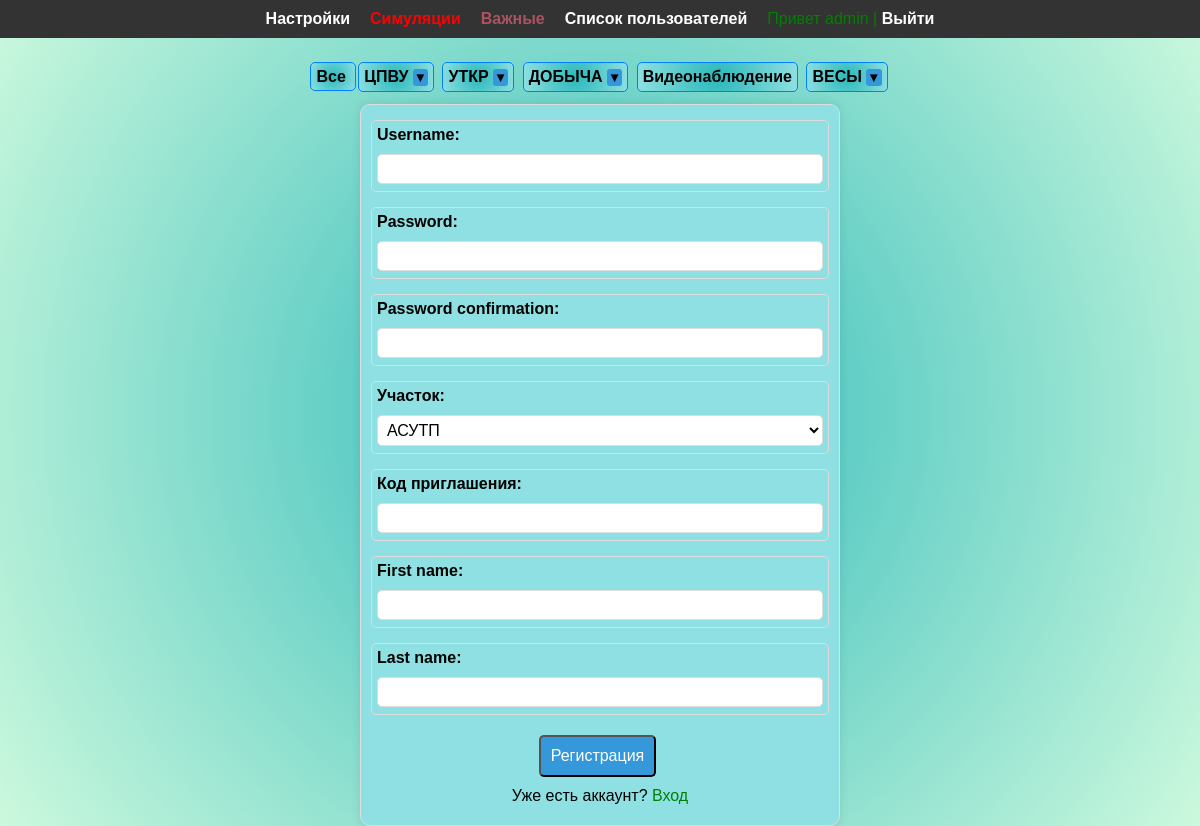
The page /register/ (signed in) on the database its author committed.
### Blog/models.py (models this page shows, shortened)
class Category(MPTTModel):
    objects = models.Manager()
    name = models.CharField(max_length=100, db_index=True, verbose_name="Категория")
    slug = models.SlugField(max_length=255, unique=True, db_index=True, verbose_name="Slug")
    parent = TreeForeignKey('self', on_delete=models.CASCADE, null=True, blank=True, related_name='children')
    level = models.PositiveIntegerField(default=0)  # Define the default value for the 'level' field
    lft = models.PositiveIntegerField(default=0)  # Определите значение по умолчанию для поля 'lft'
    rght = models.PositiveIntegerField(default=0)  # Определите значение по умолчанию для поля 'rght'
    class MPTTMeta:
        order_insertion_by = ['name']
    class Meta:
        verbose_name = 'Категория'
        verbose_name_plural = 'Категории'
        ordering = ['id']

### users/views.py (the view)
# urls.py: path('register/', user_views.register, name='register'),
def register(request):
    if request.method == 'POST':
        form = UserRegisterForm(request.POST)
        if form.is_valid():
            username = form.cleaned_data.get('username')
            city = form.cleaned_data.get('city')
            welcome_code = str(form.cleaned_data.get('welcome_code'))
            if User.objects.filter(username=username).exists():
                return render(request, 'users/register.html', {'form': form, 'error_message': 'Уже есть такой пользователь'})
            if welcome_code in VALID_ACTIVATION_CODES:
                pass
            else:
                print(welcome_code)
                return render(request, 'users/register.html', {'form': form, 'city_choices': CITY_CHOICES,
                                                               'error_message': 'Неверный код активации'})
            user = form.save()
            profile, created = Profile.objects.get_or_create(user=user)
            if created:
                profile.time_glybinie = '00:00'
                profile.city = city
                profile.save()
            login(request, user)
            messages.success(request, f'Ваш аккаунт создан.')
            return redirect('home')
    else:
        form = UserRegisterForm()
    return render(request, 'users/register.html', {'form': form, 'city_choices': CITY_CHOICES})

### users/forms.py (shortened to what this page needs)
class UserRegisterForm(UserCreationForm):
    city = forms.ChoiceField(choices=CITY_CHOICES, label='Участок')
    welcome_code = forms.IntegerField(required=True, label="Код приглашения")
    class Meta:
        model = User
        fields = ['username', 'password1', 'password2', 'city', 'welcome_code', 'first_name', 'last_name']

### Blog/context_processors.py (called while the page is built)
def unread_notifications(request):
    if request.user.is_authenticated:
        profile = Profile.objects.get(user=request.user)
        notifications = profile.notifications.split('\n') if profile.notifications else []
        has_unread_notifications = any("Пост" in notification for notification in notifications)
    else:
        has_unread_notifications = False
    return {'has_unread_notifications': has_unread_notifications}

### Blog/templatetags/blog_tags.py (called while the page is built)
@register.inclusion_tag('blog/list_categories.html')
def show_categories(sort=None):
    if not sort:
        top_categories = Category.objects.filter(parent__isnull=True)
    else:
        top_categories = Category.objects.filter(parent__isnull=True).order_by(sort)
    def get_child_categories(category):
        child_categories = category.children.all()
        for child_category in child_categories:
            child_category.child_categories = get_child_categories(child_category)
        return child_categories
    for category in top_categories:
        category.child_categories = get_child_categories(category)
    return {"cats": top_categories}

### users/templates/users/register.html (shortened to what this page needs)
{% extends "blog/base.html" %}
{% load custom_tags %}
{% block content %}
<div class="content-login">
    <form method="POST">
        <div class="form-field">
            <label class="form-label" for="{{ form.username.id_for_label }}">{{ form.username.label }}:</label>
            {{ form.username}}
        </div>
        <div class="form-field">
            <label class="form-label" for="{{ form.password1.id_for_label }}">{{ form.password1.label }}:</label>
            {{ form.password1 }}
        </div>
        <div class="form-field">
            <label class="form-label" for="{{ form.password2.id_for_label }}">{{ form.password2.label }}:</label>
            {{ form.password2 }}
        </div>
        <div class="form-field">
            <label class="form-label" for="{{ form.city.id_for_label }}">{{ form.city.label }}:</label>
            {{ form.city }}
        </div>
        <div class="form-field">
            <label class="form-label" for="{{ form.welcome_code_for_label }}">{{ form.welcome_code.label }}:</label>
            {{ form.welcome_code }}
        </div>
        <div class="form-field">
            <label class="form-label" for="{{ form.first_name_for_label }}">{{ form.first_name.label }}:</label>
            {{ form.first_name }}
        </div>
        <div class="form-field">
            <label class="form-label" for="{{ form.last_name_for_label }}">{{ form.last_name.label }}:</label>
            {{ form.last_name }}
        </div>
        <div class="form-group">
            <button class="button" type="submit">Регистрация</button>
        </div>
    </form>
    <div style="margin:10px;">
            Уже есть аккаунт? <a style="color:green;" href="{% url 'login' %}"> Вход </a>
    </div>
</div>
{% endblock %}

### Blog/templates/blog/main_menu.html (shortened to what this page needs)
{% block main-menu %}
<nav>
    <ul class="menu">
        {% if request.user.is_authenticated %}
        <li class="line">
            <a href="{% url 'profile' user.id %}">Настройки </a></li>
        <li class="line"  >
            <a href="{% url 'posts_simulyation' %}" style="color: red;">Симуляции</a></li>
         <li class="line">
            <a href="{% url 'posts_important' %}"   style="color: #ad5262;" >Важные</a></li>
        <li class="line">
            <a href="{% url 'user_list' %}">Список пользователей</a></li>
        <li class="m-right"> Привет {{user.username}} | <a href="{% url 'logout' %}">Выйти</a></li>
        {% else %}
        <li class="m-right"><a href="{% url 'register' %}">Регистрация</a> | <a
                href="{% url 'login' %}">Войти</a></li>
        {% endif %}
    </ul>
</nav>
{% endblock %}

### Blog/templates/blog/list_categories.html (shortened to what this page needs)
 {% for category in cats %}
    <li class="menu-li">
      <a href="{% url 'category' category.slug %}" >
        {{ category.name }}
      </a>
      {% if category.child_categories %}
        <button class="toggle-btn" data-target="children-list-{{ category.slug }}">
          &#x25BC;
        </button>
      {% endif %}
    </li>
  {% endfor %}

### Blog/static/blog/css/menu.css (style rules this page uses)
* { margin: 0; padding: 0; box-sizing: border-box; }
nav { display: flex; justify-content: space-between; align-items: left; margin: 0 auto; padding: 0 20px; }
.menu-li { border: 1px solid #0080FF; border-radius: 5px; padding:5px; background: radial-gradient(circle, #2bb8ba, #8ee0e2); }
.line { margin-right: 20px; }
.m-right { margin-right: 100; color: green; }
.menu a { text-decoration: none; color: white; font-weight: bold; transition: color 0.3s; }
.menu { display: flex; justify-content: center; list-style: none; position: fixed; top: 0; width: 100%; background-color: #333; color: #fff; padding: 10px 0; //padding-left: 25%; z-index: 1000; left: 0; }

### Blog/static/blog/css/form_style.css (style rules this page uses)
.form-label { display: block; font-weight: bold; margin: 0px 10px 10px 0px; }
.form-field { width: 100%; padding: 5px; margin-bottom: 15px; margin-top: 5px; border: 1px solid #ddd; border-radius: 5px; font-size: 16px; flex: 1; margin-right: 10px; text-align:left; font-weight: bold; }
.form-field input { width: 100%; padding: 5px; margin-bottom: 2px; border: 1px solid #ddd; border-radius: 5px; font-size: 16px; }
.form-field select { width: 100%; padding: 5px; margin-bottom: 2px; border: 1px solid #ddd; border-radius: 5px; font-size: 16px; background-color: white; }

### Blog/static/blog/css/content_index.css (style rules this page uses)
.content-login { //background: radial-gradient(circle, #2bb8ba, #ccf9dd); width: 40%; border: 1px solid #ddd; background-color: #8ee0e2; padding: 10px; margin-top: 20px; margin: 0 auto; border-radius: 10px; box-shadow: 0px 0px 10px rgba(0, 0, 0, 0.1); text-align:center; }

### Blog/static/blog/css/category.css (style rules this page uses)
.categories li { display: inline-block; margin: 2px; // background-color:#c3d5b1; }
.categories a { text-decoration: none; color: black; font-weight: bold; font-size: 16px; transition: color 0.3s ease; }

### Blog/static/blog/css/styles.css (style rules this page uses)
body { font-family: 'Arial'; margin: 0; padding: 0; height: 100%; width: 100%; text-align: center; //background-image: url('/media/back.jpg'); background-size: cover; background-repeat: no-repeat; background: radial-gradient(circle, #2bb8ba, #ccf9dd); }
a { color: blue; text-decoration: none; }
.button { display: inline-block; padding: 10px; margin:5px 5px 0px 0px; font-size: 16px; text-color: white; border-radius: 5px; cursor: pointer; background-color: #3498db; color: white; text-align: center; text-decoration: none; transition: background-color 0.3s ease; }

### Blog/templates/blog/list_categories.html (style rules this page uses)
.toggle-btn { background-color: #3498db; color: black; border: none; padding: 1px 1px; border-radius: 3px; cursor: pointer; transition: background-color 0.3s, transform 0.2s; }

### rows shown on the page
Category: name "ЦПВУ"
Category: name "УТКР"
Category: name "ДОБЫЧА"
Category: name "Видеонаблюдение"
Category: name "ВЕСЫ"

### other values the page prints
{{ user.username }} "admin"
